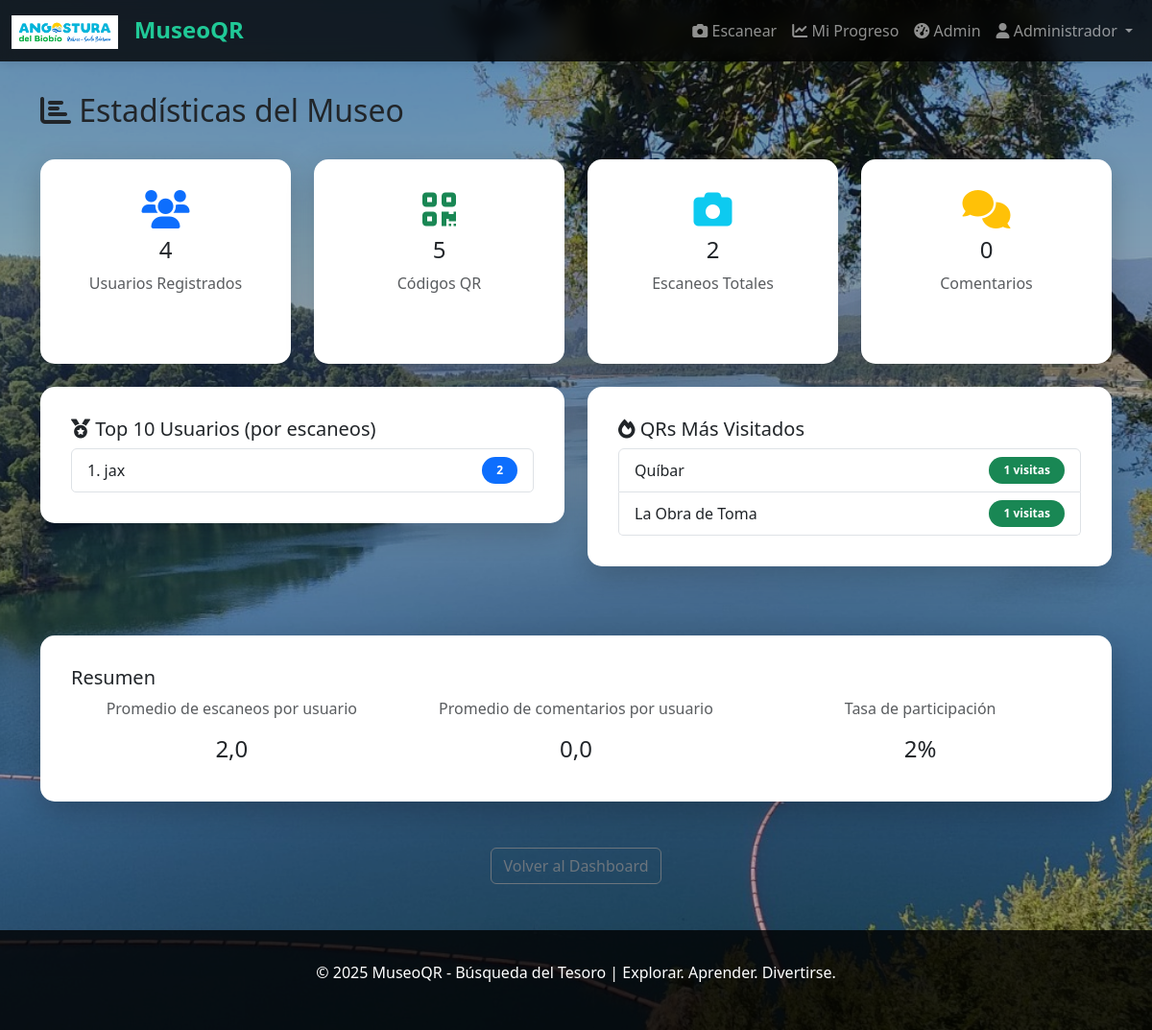
Screenshot of /app/estadisticas/ (signed in) with the database file from the repository.
### qrmuseum/models.py (models this page shows, shortened)
class MuseoConfig(models.Model):
    nombre = models.CharField(max_length=150, default="Mi Museo")
    descripcion = models.TextField(blank=True)
    ubicacion = models.CharField(max_length=255, blank=True)
    imagen_logo = models.ImageField(upload_to='logos/', blank=True, null=True)
    imagen_fondo = models.ImageField(upload_to='backgrounds/', blank=True, null=True, help_text="Imagen de fondo para la página")
    fecha_creacion = models.DateTimeField(auto_now_add=True)
    fecha_actualizacion = models.DateTimeField(auto_now=True)
    class Meta:
        verbose_name = 'Configuración del Museo'
        verbose_name_plural = 'Configuración del Museo'

class QRCode(models.Model):
    id_unico = models.UUIDField(default=uuid.uuid4, unique=True, editable=False)
    titulo = models.CharField(max_length=200)
    descripcion = models.TextField(blank=True)
    ubicacion = models.CharField(max_length=255, blank=True)
    numero_secuencial = models.IntegerField(help_text="Número de orden en la búsqueda del tesoro")
    qr_code_image = models.ImageField(upload_to='qrcodes/', blank=True, null=True)
    url = models.URLField(max_length=500, unique=True, editable=False)
    activo = models.BooleanField(default=True)
    fecha_creacion = models.DateTimeField(auto_now_add=True)
    fecha_actualizacion = models.DateTimeField(auto_now=True)
    class Meta:
        verbose_name = 'Código QR'
        verbose_name_plural = 'Códigos QR'
        ordering = ['numero_secuencial']

### qrmuseum/views.py (the view)
# urls.py: path('app/estadisticas/', views.admin_estadisticas, name='admin_estadisticas'),
@login_required(login_url='login')
@user_passes_test(admin_required, login_url='inicio')
def admin_estadisticas(request):
    total_usuarios = User.objects.count()
    total_qrs = QRCode.objects.count()
    total_escaneos = ProgresoUsuario.objects.count()
    total_comentarios = Comentario.objects.count()
    top_usuarios = ProgresoUsuario.objects.values('usuario__username', 'usuario__first_name') \
        .annotate(count=Count('id')) \
        .order_by('-count')[:10]
    qrs_populares = ProgresoUsuario.objects.values('qr_visitado__titulo') \
        .annotate(count=Count('id')) \
        .order_by('-count')[:10]
    data = {
        'total_usuarios': total_usuarios,
        'total_qrs': total_qrs,
        'total_escaneos': total_escaneos,
        'total_comentarios': total_comentarios,
        'top_usuarios': top_usuarios,
        'qrs_populares': qrs_populares,
        'titulo': 'Estadísticas del Museo'
    }
    return render(request, 'admin/estadisticas.html', data)

### qrmuseum/context_processors.py (called while the page is built)
def museo_global(request):
    try:
        museo = MuseoConfig.objects.first()
    except:
        museo = None
    return {
        'museo': museo
    }

### qrmuseum/views.py (called while the page is built)
def admin_required(user):
    return user.is_staff or user.is_superuser

### templates/admin/estadisticas.html (shortened to what this page needs)
{% extends 'base.html' %}
{% block content %}
<div class="container">
    <div class="row mb-4">
        <div class="col-md-12">
            <h2><i class="fas fa-chart-bar"></i> {{ titulo }}</h2>
        </div>
    </div>
    <div class="row mb-4">
        <div class="col-md-3">
            <div class="card content-box text-center h-100">
                <i class="fas fa-users text-primary" style="font-size: 2.5rem;"></i>
                <h4 class="mt-2">{{ total_usuarios }}</h4>
                <p class="text-muted">Usuarios Registrados</p>
            </div>
        </div>
        <div class="col-md-3">
            <div class="card content-box text-center h-100">
                <i class="fas fa-qrcode text-success" style="font-size: 2.5rem;"></i>
                <h4 class="mt-2">{{ total_qrs }}</h4>
                <p class="text-muted">Códigos QR</p>
            </div>
        </div>
        <div class="col-md-3">
            <div class="card content-box text-center h-100">
                <i class="fas fa-camera text-info" style="font-size: 2.5rem;"></i>
                <h4 class="mt-2">{{ total_escaneos }}</h4>
                <p class="text-muted">Escaneos Totales</p>
            </div>
        </div>
        <div class="col-md-3">
            <div class="card content-box text-center h-100">
                <i class="fas fa-comments text-warning" style="font-size: 2.5rem;"></i>
                <h4 class="mt-2">{{ total_comentarios }}</h4>
                <p class="text-muted">Comentarios</p>
            </div>
        </div>
    </div>
    <div class="row">
        <div class="col-md-6 mb-4">
            <div class="card content-box">
                <h5><i class="fas fa-medal"></i> Top 10 Usuarios (por escaneos)</h5>
                <div class="list-group">
                    {% if top_usuarios %}
                        {% for item in top_usuarios %}
                            <div class="list-group-item d-flex justify-content-between align-items-center">
                                <span>{{ forloop.counter }}. {{ item.usuario__first_name | default:item.usuario__username }}</span>
                                <span class="badge bg-primary rounded-pill">{{ item.count }}</span>
                            </div>
                        {% endfor %}
                    {% else %}
                        <p class="text-muted text-center py-3">No hay datos disponibles</p>
                    {% endif %}
                </div>
            </div>
        </div>
        <div class="col-md-6 mb-4">
            <div class="card content-box">
                <h5><i class="fas fa-fire"></i> QRs Más Visitados</h5>
                <div class="list-group">
                    {% if qrs_populares %}
                        {% for item in qrs_populares %}
                            <div class="list-group-item d-flex justify-content-between align-items-center">
                                <span>{{ item.qr_visitado__titulo }}</span>
                                <span class="badge bg-success rounded-pill">{{ item.count }} visitas</span>
                            </div>
                        {% endfor %}
                    {% else %}
                        <p class="text-muted text-center py-3">No hay datos disponibles</p>
                    {% endif %}
                </div>
            </div>
        </div>
    </div>
    <div class="row mt-4">
        <div class="col-md-12">
            <div class="card content-box">
                <h5>Resumen</h5>
                <div class="row text-center">
                    <div class="col-md-4">
                        <p class="text-muted">Promedio de escaneos por usuario</p>
                        <h4>
                            {% if total_usuarios > 0 %}
                                {{ total_escaneos|floatformat:1 }}
                            {% else %}
                                0
                            {% endif %}
                        </h4>
                    </div>
                    <div class="col-md-4">
                        <p class="text-muted">Promedio de comentarios por usuario</p>
                        <h4>
                            {% if total_usuarios > 0 %}
                                {{ total_comentarios|floatformat:1 }}
                            {% else %}
                                0
                            {% endif %}
                        </h4>
                    </div>
                    <div class="col-md-4">
                        <p class="text-muted">Tasa de participación</p>
                        <h4>
                            {% if total_usuarios > 0 and total_escaneos > 0 %}
                                {{ total_escaneos|floatformat:0 }}%
                            {% else %}
                                0%
                            {% endif %}
                        </h4>
                    </div>
                </div>
            </div>
        </div>
    </div>
    <div class="row mt-4">
        <div class="col-md-12 text-center">
            <a href="{% url 'admin_dashboard' %}" class="btn btn-outline-secondary">Volver al Dashboard</a>
        </div>
    </div>
</div>
{% endblock %}

### templates/base.html (shortened to what this page needs)
<!DOCTYPE html>
<html lang="es">
<head>
    <link href="https://cdn.jsdelivr.net/npm/bootstrap@5.3.0/dist/css/bootstrap.min.css" rel="stylesheet">
    <link rel="stylesheet" href="https://cdnjs.cloudflare.com/ajax/libs/font-awesome/6.0.0/css/all.min.css">
</head>
<body>
    <nav class="navbar navbar-expand-lg navbar-dark">
        <div class="container-fluid">
            <a class="navbar-brand nav-brand" href="{% url 'inicio' %}">
                {% if museo.imagen_logo %}
                    <img src="{{ museo.imagen_logo.url }}" alt="Logo" style="height: 35px; margin-right: 10px; vertical-align: middle;">
                {% else %}
                    <i class="fas fa-museum"></i>
                {% endif %}
                MuseoQR
            </a>
            <div class="collapse navbar-collapse" id="navbarNav">
                <ul class="navbar-nav ms-auto">
                    {% if user.is_authenticated %}
                        <li class="nav-item">
                            <a class="nav-link" href="{% url 'escanear_qr' %}">
                                <i class="fas fa-camera"></i> Escanear
                            </a>
                        </li>
                        <li class="nav-item">
                            <a class="nav-link" href="{% url 'mi_progreso' %}">
                                <i class="fas fa-chart-line"></i> Mi Progreso
                            </a>
                        </li>
                        {% if user.is_staff %}
                            <li class="nav-item">
                                <a class="nav-link" href="{% url 'admin_dashboard' %}">
                                    <i class="fas fa-tachometer-alt"></i> Admin
                                </a>
                            </li>
                        {% endif %}
                        <li class="nav-item dropdown">
                            <a class="nav-link dropdown-toggle" href="#" id="userDropdown" role="button" data-bs-toggle="dropdown">
                                <i class="fas fa-user"></i> {{ user.first_name | default:user.username }}
                            </a>
                        </li>
                    {% endif %}
                </ul>
            </div>
        </div>
    </nav>
    <div class="container-main">
        {% block content %}{% endblock %}
    </div>
    <footer class="footer">
        <p>&copy; 2025 MuseoQR - Búsqueda del Tesoro | Explorar. Aprender. Divertirse.</p>
    </footer>
</body>
</html>

### rows the page displays
MuseoConfig: imagen_logo (picture)
QRCode: qr_visitado__titulo "Quíbar", count "1"
QRCode: qr_visitado__titulo "La Obra de Toma", count "1"

### other values shown
{{ user.first_name | default:user.username }} "Administrador"
{{ titulo }} "Estadísticas del Museo"
{{ total_usuarios }} "4"
{{ total_qrs }} "5"
{{ total_escaneos }} "2"
{{ total_comentarios }} "0"
{{ item.usuario__first_name | default:item.usuario__username }} "jax"
{{ item.count }} "2"
{{ total_escaneos|floatformat:1 }} "2,0"
{{ total_comentarios|floatformat:1 }} "0,0"
{{ total_escaneos|floatformat:0 }} "2"
